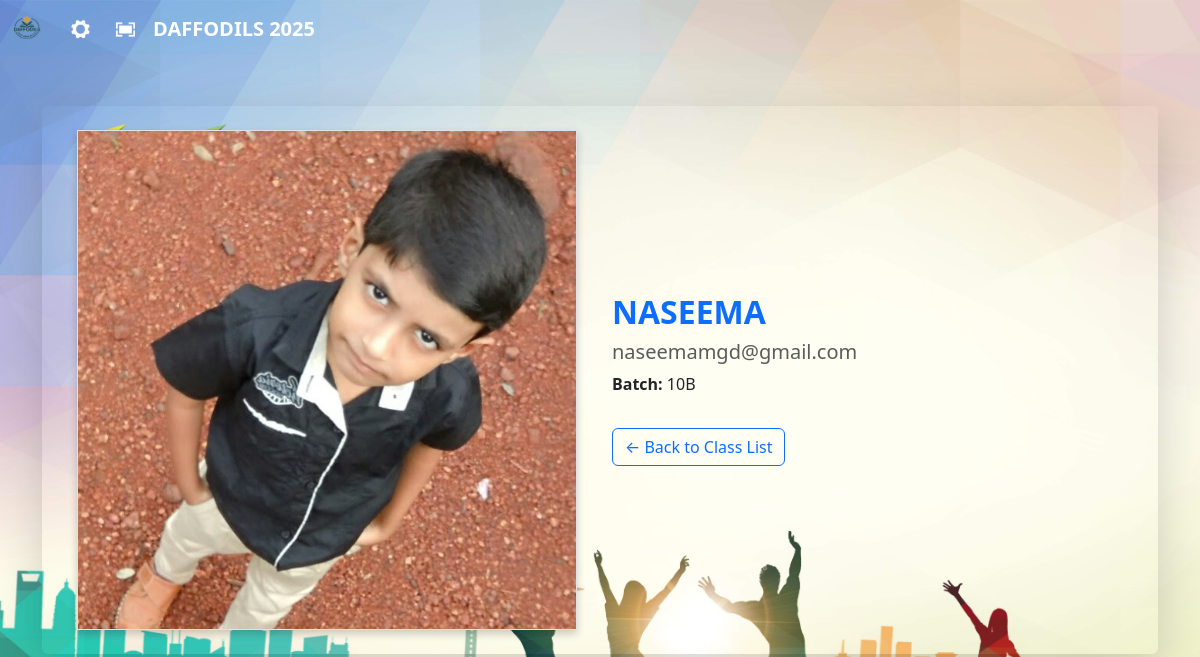
/user/student/1/ (signed in), run on the app's committed database.
### userapp/models.py (models this page shows)
class UserProfile(models.Model):
    user = models.OneToOneField(User, on_delete=models.CASCADE)
    phone = models.CharField(max_length=15, unique=True ,default='+91')
    batch = models.CharField(max_length=20, choices=[
        ('10A', '10A'), ('10B', '10B'), ('10C', '10C'), ('10D', '10D')
    ])
    n_adult = models.PositiveIntegerField(null=True, blank=True, default=0)
    n_child = models.PositiveIntegerField(null=True, blank=True , default=0)
    photo = models.ImageField(upload_to='user_photos/', blank=True, null=True)
    is_approved = models.BooleanField(default=False)

### userapp/views.py (the view)
# urls.py: path('student/<int:profile_id>/', views.user_detail, name='user_detail'),
@login_required
def user_detail(request, profile_id):
    profile = get_object_or_404(UserProfile, id=profile_id)
    return render(request, 'userapp/user_detail.html', {'profile': profile})

### templates/userapp/user_detail.html (shortened to what this page needs)
{% extends 'userapp/blank_layout_user.html' %}
{% load static %}
{% block content %}
<div id="profile-data" data-batch="{{ profile.batch }}" class="container my-5">
  <div class="p-4 shadow-lg rounded">
    <div class="row align-items-center">
      <div class="col-md-6 text-center mb-3 mb-md-0">
        {% if profile.photo %}
          <img src="{{ profile.photo.url }}" alt="User Photo" class="img-fluid border profile-img">
        {% else %}
          <img src="{% static 'images/prp.png' %}" alt="Default Photo" class="img-fluid border profile-img">
        {% endif %}
      </div>
      <div class="col-md-6">
        <h2 style=" font-weight: bold;" class="text-primary">{{ profile.user.first_name|upper }} {{ profile.user.last_name }}</h2>
        <h5 class="text-muted">{{ profile.user.email }}</h5>
        <p><strong>Batch:</strong> {{ profile.batch }}</p>
        <a href="#" id="back-link" class="btn btn-outline-primary mt-3">← Back to Class List</a>
      </div>
    </div>
  </div>
</div>
{% endblock %}

### templates/userapp/user_detail.html (style rules this page uses)
.profile-img { max-width: 500px; max-height: 500px; height: auto; box-shadow: 0 4px 8px rgba(0,0,0,0.2); }

### data on the page
UserProfile: photo (picture), user.first_name "NASEEMA", user.email "naseemamgd@gmail.com", batch "10B"
